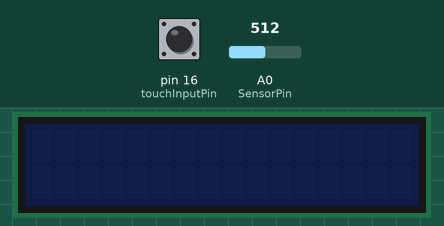
A sketch run on a simulated Arduino Uno, built with avr-gcc and run on an emulated ATmega328P. On the bench: 16×2 character LCD. The test bench sets the inputs (shaded band); at power-on: pin 16 (touchInputPin) LOW, A0 (SensorPin) = 512.

Above: at 1.2 s.
1.3 s: pin 16 (touchInputPin) pulled HIGH for 0.15 s
At 1.8 s:
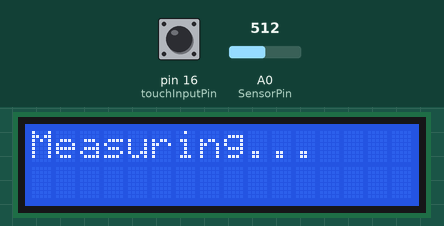
At 4.3 s:
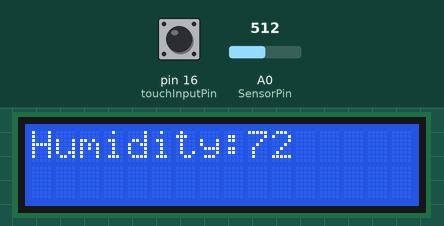
Timing chart, 0 to 5.8 s (numbered marks = the images above; inputs shaded):
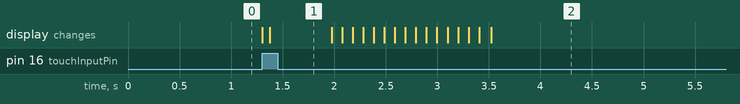

The sketch:

czujnik_wilgotnosci_gleby.ino
```cpp
#include <Wire.h>
#include <LiquidCrystal_I2C.h>
#define SensorPin A0
#define touchInputPin 16
//#define moistureSensorPowerPin 3

LiquidCrystal_I2C lcd(0x27, 16, 2);
int sensorValue = 0;
int calibrationLow = 2;
int calibrationHigh = 700;
bool shouldMeasureHumidity = true;

int touchState = 1;
long switchTime = 0;
long switchDelay = 1000;
long measureDelay = 10000;
bool isMeasuring = false;
bool isDisplaying = false;

void setup()
{
  pinMode(SensorPin, INPUT);
//  pinMode(moistureSensorPowerPin, OUTPUT);
//  turnMoistureSensorOff();
  Serial.begin(9600);

//  lcd.begin();
  turnLCDOff();
}

void loop()
{
  long currTime = millis();

  if (!isDisplaying) {
    if (!isMeasuring) {
      if (digitalRead(touchInputPin)) {
        isMeasuring = true;
//        turnMoistureSensorOn();
        isDisplaying = true;
        TurnLCDOn();
        delay(500);
        int humidity = measureHumidity();
//        turnMoistureSensorOff();
        isMeasuring = false;
        displayHumidity(humidity);
        turnLCDOff();
        isDisplaying = false;
      }
    }
  }
}

//void turnMoistureSensorOn(){
//  digitalWrite(moistureSensorPowerPin, HIGH);
//  delay(100);
//}
//void turnMoistureSensorOff(){
//  digitalWrite(moistureSensorPowerPin, LOW);
//  Serial.println("sensor off");
//}

void TurnLCDOn() {
  lcd.begin();
  lcd.backlight();
  lcd.setCursor(0, 0);
  lcd.print("Measuring...");
}

void turnLCDOff() {
  lcd.noBacklight();
  lcd.noDisplay();
}

void displayHumidity(int humidity) {
  lcd.clear();
  lcd.setCursor(0, 0);
  lcd.print("Humidity: ");
  lcd.setCursor(9, 0);
  lcd.print(humidity);
  delay(9000);
}

int measureHumidity() {
  int humidityLoopMax = 16;
  int totalHumidityMeasured = 0;

  for (int i = 0; i < humidityLoopMax; i++) {
    int val = map(analogRead(SensorPin), calibrationLow, calibrationHigh, 0, 99);
    totalHumidityMeasured += val;
    delay(100); // TODO: replace with time state
    lcd.setCursor(i ,1);
    lcd.print("#");
  }

  int meanHumidity = totalHumidityMeasured / humidityLoopMax;

  return meanHumidity;
}
```
